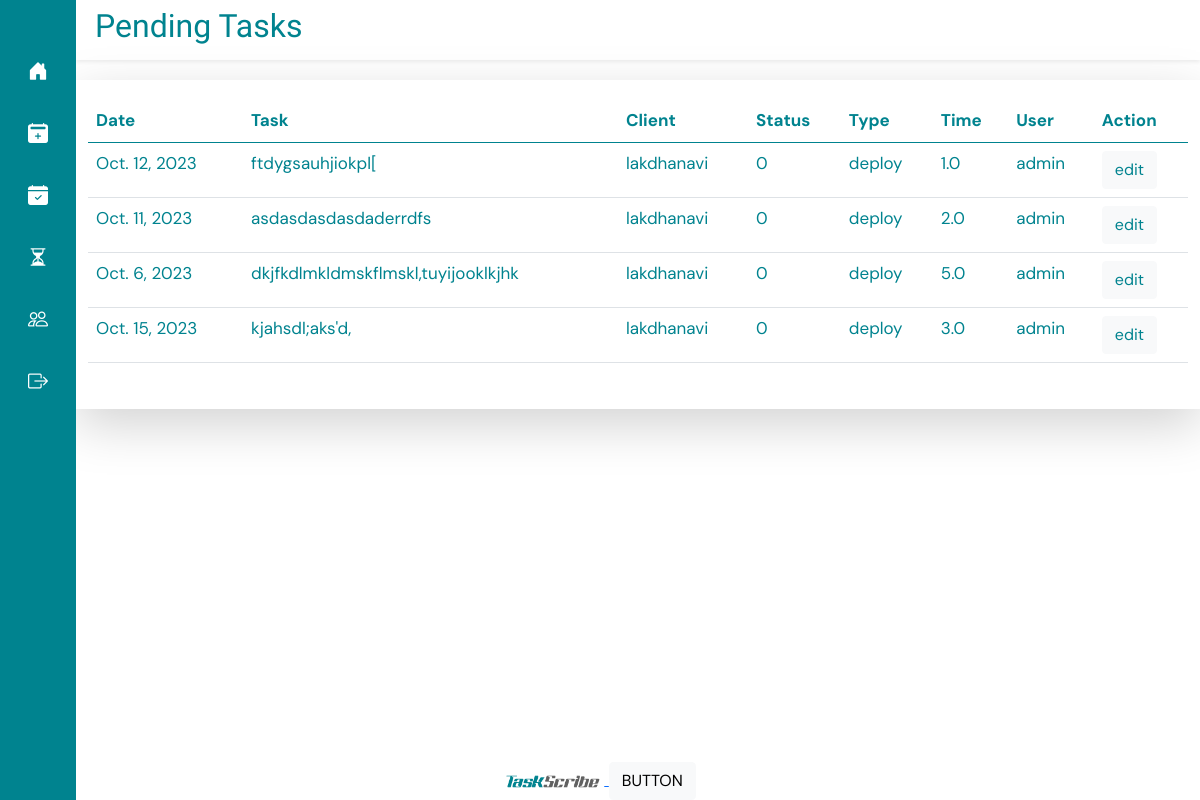
The app's page /pending-task/ (signed in), older data.
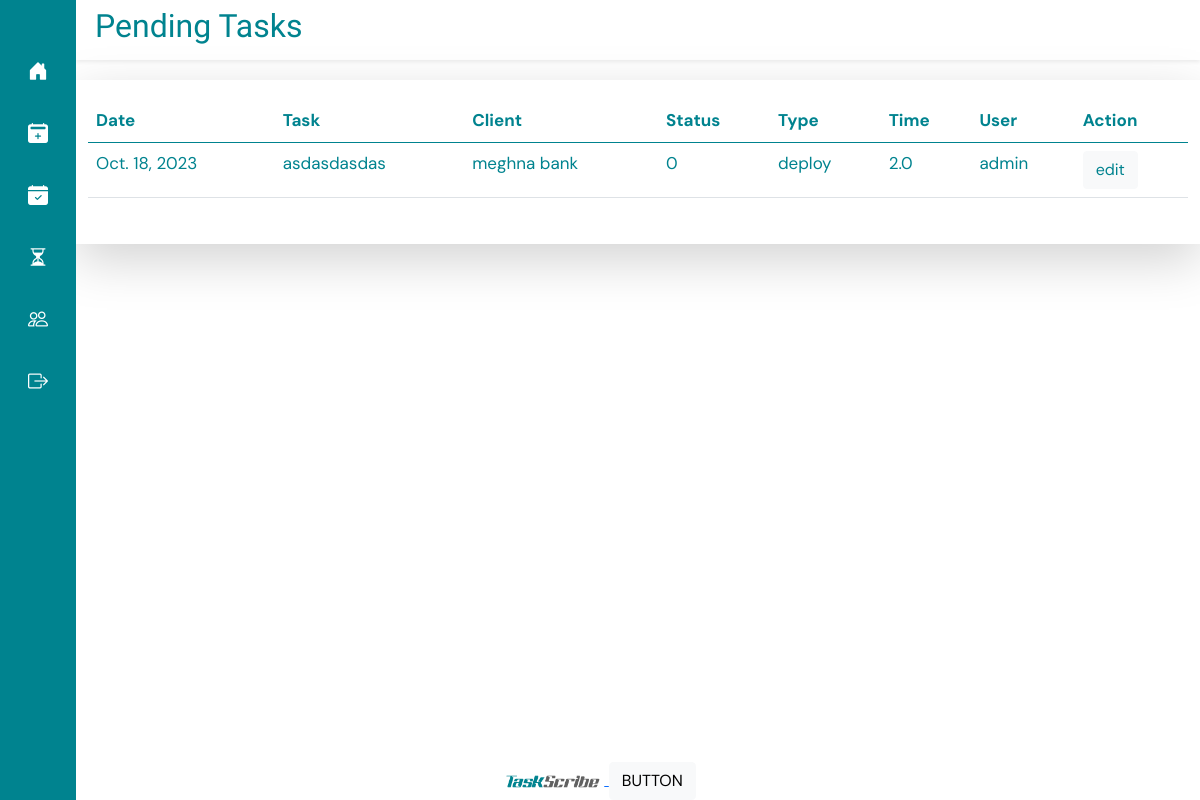
The same page, newer data.
### taskapp/models.py (models this page shows, shortened)
class Task(models.Model):
    name = models.CharField(max_length=500,)
    user = models.ForeignKey(User, on_delete=models.PROTECT)
    type = models.ForeignKey(Type, on_delete=models.CASCADE)
    client = models.ForeignKey(Client, on_delete=models.PROTECT)
    date = models.DateField()
    status = models.CharField(max_length=1, choices=STATUS, default='0')
    time = models.FloatField()

class Client(models.Model):
    name = models.CharField(max_length=100)
    description = models.CharField(max_length=500, null=True)
    file = models.FileField(upload_to='documetns/')
    original_filename = models.CharField(max_length=255)
    uploaded_at = models.DateTimeField(auto_now_add=True)

class Type(models.Model):
    name = models.CharField(max_length=100)
    def __str__(self) -> str:
        return self.name

### taskapp/views.py (the view)
# urls.py: path('pending-task/', pending_task, name="pending_task"),
@login_required
def pending_task(request):
    userall = User.objects.get(id=request.user.id)
    pending_tasks = Task.objects.filter(user=userall, status="0")
    return render(request, "pending.html", {
        "pending_tasks" : pending_tasks
    })

### templates/pending.html (shortened to what this page needs)
{% extends 'base.html' %}
{% load static %}
{% block titlecontent %}
<div class="row shadow-sm " style="margin-top: 0px; padding: 7px; color: #00838f;">
  <h2 style="font-family: Racing Sans One;">Pending Tasks</h2>
</div>
{% endblock %}
{% block content %}
<div class="row shadow-lg" style=" padding-bottom: 30px; margin-bottom: 40px; padding-top: 20px; margin-top: 20px;">
    <div class="col-12">
    <table class=" table table-hover " style="color: #00838f;">
        <thead>
          <tr>
            <th>Date</th>
            <th>Task</th>
            <th>Client</th>
            <th>Status</th>
            <th>Type</th>
            <th>Time</th>
            <th>User</th>
            <th>Action</th>
          </tr>
        </thead>
        <tbody>
        {% for task in pending_tasks %}
          <tr>
            <td>{{ task.date }}</td>
            <td>{{ task.name }}</td>
            <td>{{ task.client.name}}</td>
            <td>{{ task.status}}</td>
            <td>{{ task.type}}</td>
            <td>{{ task.time}}</td>
            <td>{{ task.user }}</td>
            <td>
              <a href="{% url 'edit_task'  task_id=task.id %}" type="button" class="btn btn-light" style="color: #00838f;">edit</a>
            </td>
          </tr>
        {% endfor %}
        </tbody>
      </table>
    </div>
</div>
{% endblock%}

### templates/base.html (shortened to what this page needs)
{% load static %}
<!DOCTYPE html>
<html lang="en">
<head>
  <link rel="stylesheet" href="{% static 'css/bootstrap.min.css' %}">
  <link rel="stylesheet" href="https://cdn.jsdelivr.net/npm/bootstrap-icons@1.5.0/font/bootstrap-icons.css">
  <link href="https://getbootstrap.com/docs/5.2/assets/css/docs.css" rel="stylesheet">
  <link rel="stylesheet" href="{% static 'icofont/icofont.min.css' %}">
</head>
<body>
  <div class="container-fluid">
    <div class="row content">
      <div class="col-sm-auto  sticky-top" style="background-color: #00838f;">
        <div class="d-flex flex-sm-column flex-row flex-nowrap  align-items-center sticky-top" style="background-color: #00838f;">
          <ul
            class="nav nav-pills nav-flush flex-sm-column flex-row flex-nowrap mb-auto mx-auto text-center align-items-center mt-5"
            style="font-size: 10px; ">
            <li class="nav-item mb-3">
              <a href="{% url 'home' %}" class="nav-link " title="HOME" data-bs-toggle="tooltip"
                data-bs-placement="right" data-bs-original-title="Home">
                <i class="bi bi-house-door-fill fs-5" style="color: #fff;"></i>
              </a>
            </li>
            <li class="nav-item mb-3">
              <a href="{% url 'add_task' %}" class="nav-link" title="ADD TASK" data-bs-toggle="tooltip"
                data-bs-placement="right" data-bs-original-title="Dashboard">
                <i class="bi bi-calendar2-plus-fill fs-5" style="color: #fff;"></i>
              </a>
            </li>
            <li class="nav-item mb-3">
              <a href="{% url 'completed_task' %}" class="nav-link" title="COMPLETED TASK" data-bs-toggle="tooltip"
                data-bs-placement="right" data-bs-original-title="Orders">
                <i class="bi  bi-calendar-check-fill fs-5" style="color: #fff;"></i>
              </a>
            </li>
            <li class="nav-item mb-3">
              <a href="{% url 'pending_task' %}" class="nav-link" title="PENDING TASK" data-bs-toggle="tooltip"
                data-bs-placement="right" data-bs-original-title="Products">
                <i class="bi bi-hourglass-split fs-5" style="color: #fff;"></i>
              </a>
            </li>
            <li class="nav-item mb-3">
              <a href="#" class="nav-link" title="" data-bs-toggle="tooltip" data-bs-placement="right"
                data-bs-original-title="Customers">
                <i class="bi-people fs-5" style="color: #fff;"></i>
              </a>
            </li>
            <li class="nav-item mb-3">
              <a href="/logout" class="nav-link" title="LOG OUT" data-bs-toggle="tooltip" data-bs-placement="right"
                data-bs-original-title="Customers">
                <i class="bi bi-box-arrow-right fs-5" style="color: #fff;"></i>
              </a>
            </li>
          </ul>
        </div>
      </div>
      <div class="col-sm  min-vh-100">
        <div class="col-12">
          {% block titlecontent %} {% endblock %}
        </div>
        <div class="col-12">
          {% block content %} {% endblock %}
        </div>
      </div>
    </div>
  </div>
  <footer class="text-center" style="bottom: 0; left: 0; width: 100%; position: fixed; margin-top: 20px;">
    <div class="text-center">
      <a class="img" href="#">
        <img src="{% static 'img/logof.png' %}" width="100px" height="25px" alt="">
      </a>
      <button type="button" class="btn btn-light" onclick="myfunction()" id="btn1">BUTTON</button>
    </div>
  </footer>
</body>
</html>

### templates/base.html (style rules this page uses)
body { font-family: 'DM Sans'; font-size: 17px; background-color: #fff ; }

Row changes from the older to the newer data that the page shows:
removed Task: date "Oct. 11, 2023", name "asdasdasdasdaderrdfs", client.name "lakdhanavi", status "0", type "deploy", time "2.0", user "admin"
removed Task: date "Oct. 6, 2023", name "dkjfkdlmkldmskflmskl,tuyijooklkjhk", client.name "lakdhanavi", status "0", type "deploy", time "5.0", user "admin"
removed Task: date "Oct. 15, 2023", name "kjahsdl;aks'd,", client.name "lakdhanavi", status "0", type "deploy", time "3.0", user "admin"
changed Task "deploy": date "Oct. 12, 2023" → "Oct. 18, 2023"; name "ftdygsauhjiokpl[" → "asdasdasdas"; client.name "lakdhanavi" → "meghna bank"; time "1.0" → "2.0"
